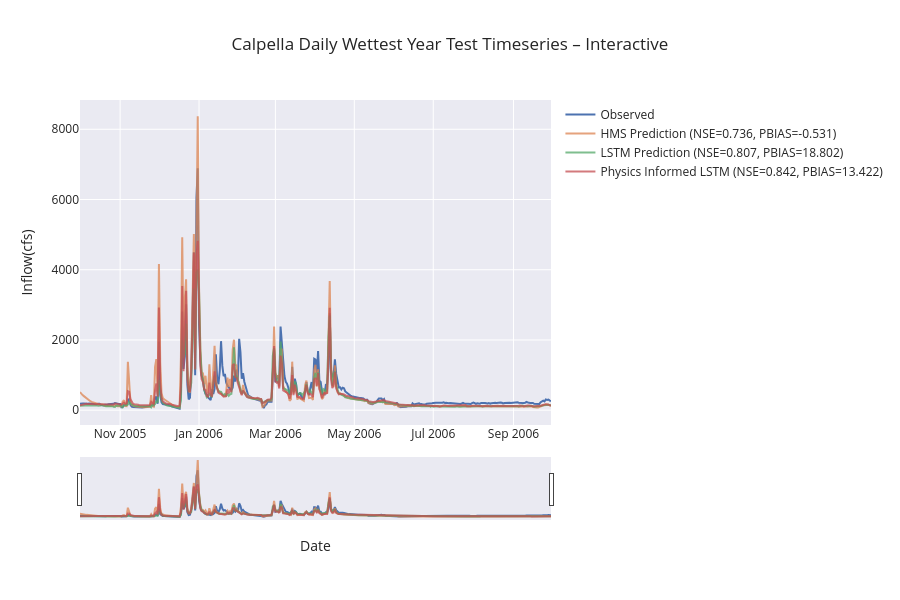

Notebook code for this chart:
### Code cell
if not skip_best_model_test:
    plot_timeseries_comparison(source=(no_physics_test_csv, physics_test_csv, path_to_physics_data), title="Calpella Daily Wettest Year Test Timeseries – Interactive", backend="plotly", metrics=metric_list, start_date=wettest_start_test, end_date=wettest_end_test, metrics_out="calpella_daily_test_wet_metrics.csv", ts_out="calpella_daily_test_wet_combined_ts.csv", legend_font=12, axis_font=22)
else:
    plot_timeseries_comparison(source=combined_df, title="Calpella Daily Wettest Year Test Timeseries – Interactive", backend="plotly", metrics=metric_list, start_date=wettest_start_test, end_date=wettest_end_test, metrics_out="calpella_daily_test_wet_metrics.csv", ts_out="calpella_daily_test_wet_combined_ts.csv", legend_font=12, axis_font=22)

### Figure 1 — Plotly figure (JSON) as saved in the notebook; plotly's stock layout.template omitted (floating-point values rounded to 4 significant figures; data arrays with more than 128 entries replaced by an {"elided": "..."} marker saying what was removed)
{"data": [{"line": {"width": 2}, "mode": "lines", "name": "Observed", "x": {"elided": "365 str values"}, "y": {"elided": "365 float values"}, "type": "scatter"}, {"line": {"width": 2}, "mode": "lines", "name": "HMS Prediction (NSE=0.736, PBIAS=-0.531)", "opacity": 0.75, "x": {"elided": "365 str values"}, "y": {"elided": "365 float values"}, "type": "scatter"}, {"line": {"width": 2}, "mode": "lines", "name": "LSTM Prediction (NSE=0.807, PBIAS=18.802)", "opacity": 0.75, "x": {"elided": "365 str values"}, "y": {"elided": "365 float values"}, "type": "scatter"}, {"line": {"width": 2}, "mode": "lines", "name": "Physics Informed LSTM (NSE=0.842, PBIAS=13.422)", "opacity": 0.75, "x": {"elided": "365 str values"}, "y": {"elided": "365 float values"}, "type": "scatter"}], "layout": {"legend": {"font": {"size": 12}, "x": 1.02, "y": 1, "xanchor": "left", "yanchor": "top", "bgcolor": "rgba(0,0,0,0)"}, "xaxis": {"rangeslider": {"visible": true}, "title": {"text": "Date"}, "type": "date"}, "margin": {"r": 300}, "title": {"text": "Calpella Daily Wettest Year Test Timeseries – Interactive"}, "height": 600, "yaxis": {"title": {"text": "Inflow(cfs)"}}, "hovermode": "x unified"}}
